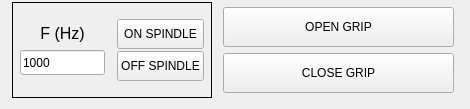
     <widget class="QWidget" name="tab_3">
      <attribute name="title">
       <string>Control</string>
      </attribute>
      <widget class="QWidget" name="horizontalLayoutWidget_3">
       <property name="geometry">
        <rect>
         <x>10</x>
         <y>0</y>
         <width>451</width>
         <height>100</height>
        </rect>
       </property>
       <layout class="QHBoxLayout" name="horizontalLayout_4">
        <property name="leftMargin">
         <number>2</number>
        </property>
        <property name="topMargin">
         <number>2</number>
        </property>
        <property name="rightMargin">
         <number>2</number>
        </property>
        <property name="bottomMargin">
         <number>2</number>
        </property>
        <item>
         <widget class="QFrame" name="verticalFrame">
          <property name="sizePolicy">
           <sizepolicy hsizetype="Preferred" vsizetype="Preferred">
            <horstretch>0</horstretch>
            <verstretch>0</verstretch>
           </sizepolicy>
          </property>
          <property name="minimumSize">
           <size>
            <width>0</width>
            <height>50</height>
           </size>
          </property>
          <property name="maximumSize">
           <size>
            <width>200</width>
            <height>150</height>
           </size>
          </property>
          <property name="frameShape">
           <enum>QFrame::Box</enum>
          </property>
          <property name="lineWidth">
           <number>1</number>
          </property>
          <layout class="QVBoxLayout" name="verticalLayout_2">
           <property name="spacing">
            <number>5</number>
           </property>
           <property name="leftMargin">
            <number>2</number>
           </property>
           <property name="topMargin">
            <number>2</number>
           </property>
           <property name="rightMargin">
            <number>2</number>
           </property>
           <property name="bottomMargin">
            <number>2</number>
           </property>
           <item>
            <layout class="QHBoxLayout" name="horizontalLayout_6">
             <property name="spacing">
              <number>2</number>
             </property>
             <item>
              <layout class="QVBoxLayout" name="verticalLayout_6">
               <property name="leftMargin">
                <number>5</number>
               </property>
               <property name="topMargin">
                <number>5</number>
               </property>
               <property name="rightMargin">
                <number>5</number>
               </property>
               <property name="bottomMargin">
                <number>5</number>
               </property>
               <item>
                <widget class="QLabel" name="label_36">
                 <property name="sizePolicy">
                  <sizepolicy hsizetype="Minimum" vsizetype="Fixed">
                   <horstretch>0</horstretch>
                   <verstretch>0</verstretch>
                  </sizepolicy>
                 </property>
                 <property name="font">
                  <font>
                   <pointsize>12</pointsize>
                   <weight>50</weight>
                   <italic>false</italic>
                   <bold>false</bold>
                   <stylestrategy>PreferAntialias</stylestrategy>
                  </font>
                 </property>
                 <property name="layoutDirection">
                  <enum>Qt::LeftToRight</enum>
                 </property>
                 <property name="text">
                  <string>F (Hz)</string>
                 </property>
                 <property name="alignment">
                  <set>Qt::AlignCenter</set>
                 </property>
                </widget>
               </item>
               <item>
                <widget class="QLineEdit" name="lblfspindle">
                 <property name="minimumSize">
                  <size>
                   <width>0</width>
                   <height>0</height>
                  </size>
                 </property>
                 <property name="maximumSize">
                  <size>
                   <width>85</width>
                   <height>25</height>
                  </size>
                 </property>
                 <property name="layoutDirection">
                  <enum>Qt::LeftToRight</enum>
                 </property>
                 <property name="text">
                  <string>1000</string>
                 </property>
                </widget>
               </item>
              </layout>
             </item>
             <item>
              <layout class="QVBoxLayout" name="verticalLayout_7">
               <property name="leftMargin">
                <number>5</number>
               </property>
               <property name="topMargin">
                <number>5</number>
               </property>
               <property name="rightMargin">
                <number>5</number>
               </property>
               <property name="bottomMargin">
                <number>5</number>
               </property>
               <item>
                <widget class="QPushButton" name="btn_spindle_on">
                 <property name="minimumSize">
                  <size>
                   <width>0</width>
                   <height>30</height>
                  </size>
                 </property>
                 <property name="text">
                  <string>ON SPINDLE</string>
                 </property>
                 <property name="name" stdset="0">
                  <string>OnSpindle</string>
                 </property>
                </widget>
               </item>
               <item>
                <widget class="QPushButton" name="btn_spindle_off">
                 <property name="minimumSize">
                  <size>
                   <width>0</width>
                   <height>30</height>
                  </size>
                 </property>
                 <property name="text">
                  <string>OFF SPINDLE</string>
                 </property>
                 <property name="name" stdset="0">
                  <string>OffSpindle</string>
                 </property>
                </widget>
               </item>
              </layout>
             </item>
            </layout>
           </item>
          </layout>
         </widget>
        </item>
        <item>
         <layout class="QVBoxLayout" name="verticalLayout">
          <property name="leftMargin">
           <number>5</number>
          </property>
          <property name="topMargin">
           <number>5</number>
          </property>
          <property name="rightMargin">
           <number>5</number>
          </property>
          <property name="bottomMargin">
           <number>5</number>
          </property>
          <item>
           <widget class="QPushButton" name="btn_grip_on">
            <property name="minimumSize">
             <size>
              <width>0</width>
              <height>40</height>
             </size>
            </property>
            <property name="text">
             <string>OPEN GRIP</string>
            </property>
            <property name="name" stdset="0">
             <string>OpenGrip</string>
            </property>
           </widget>
          </item>
          <item>
           <widget class="QPushButton" name="btn_grip_off">
            <property name="minimumSize">
             <size>
              <width>0</width>
              <height>40</height>
             </size>
            </property>
            <property name="text">
             <string>CLOSE GRIP</string>
            </property>
            <property name="name" stdset="0">
             <string>CloseGrip</string>
            </property>
           </widget>
          </item>
         </layout>
        </item>
       </layout>
      </widget>
     </widget>
